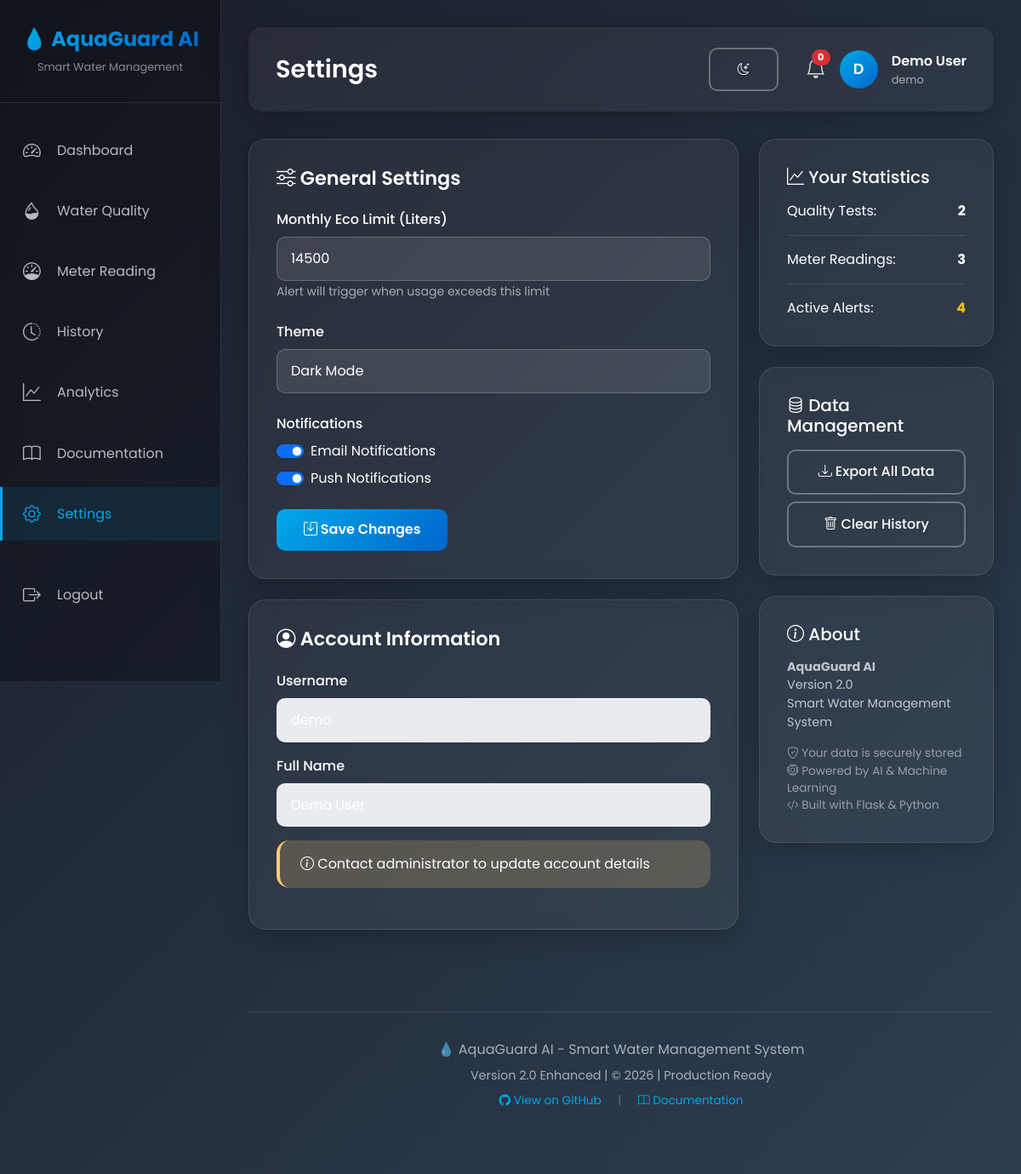
The app's page /settings (signed in) with its own data.
### tables this page shows
CREATE TABLE settings (
            id INTEGER PRIMARY KEY AUTOINCREMENT,
            user_id INTEGER UNIQUE,
            eco_limit INTEGER DEFAULT 14500,
            alert_email BOOLEAN DEFAULT 1,
            alert_push BOOLEAN DEFAULT 1,
            language TEXT DEFAULT 'en',
            theme TEXT DEFAULT 'dark',
            FOREIGN KEY (user_id) REFERENCES users(id)
        );

### backend/app_enhanced.py (the view)
@app.route('/settings')
def settings_page():
    if 'user_id' not in session:
        return redirect(url_for('login'))
    conn = get_db()
    cursor = conn.cursor()
    cursor.execute('SELECT * FROM settings WHERE user_id = ?', (session['user_id'],))
    result = cursor.fetchone()
    settings = dict(result) if result else None
    conn.close()
    stats = get_user_statistics(session['user_id'])
    return render_template('settings.html', user=session, settings=settings, stats=stats)

### backend/database.py (called while the page is built)
def get_db():
    conn = sqlite3.connect(DATABASE_PATH)
    conn.row_factory = sqlite3.Row
    return conn

### templates/settings.html (shortened to what this page needs)
{% extends "base.html" %}
{% block page_title %}Settings{% endblock %}
{% block content %}
<div class="row">
    <div class="col-lg-8">
        <div class="glass-card mb-4">
            <div class="card-header-custom">
                <h3><i class="bi bi-sliders"></i> General Settings</h3>
            </div>
            <form id="settingsForm">
                <div class="mb-4">
                    <label class="form-label">Monthly Eco Limit (Liters)</label>
                    <input type="number" class="form-control" id="eco_limit" value="{{ settings.eco_limit if settings else 14500 }}">
                    <small style="color: rgba(255,255,255,0.6);">Alert will trigger when usage exceeds this limit</small>
                </div>
                <div class="mb-4">
                    <label class="form-label">Theme</label>
                    <select class="form-select" id="theme">
                        <option value="dark" {% if settings and settings.theme == 'dark' %}selected{% endif %}>Dark Mode</option>
                    </select>
                </div>
                <div class="mb-4">
                    <label class="form-label">Notifications</label>
                    <div class="form-check form-switch mb-2">
                        <input class="form-check-input" type="checkbox" id="alert_email" {% if settings and settings.alert_email %}checked{% endif %}>
                        <label class="form-check-label" for="alert_email">
                            Email Notifications
                        </label>
                    </div>
                    <div class="form-check form-switch">
                        <input class="form-check-input" type="checkbox" id="alert_push" {% if settings and settings.alert_push %}checked{% endif %}>
                        <label class="form-check-label" for="alert_push">
                            Push Notifications
                        </label>
                    </div>
                </div>
                <button type="submit" class="btn btn-gradient">
                    <i class="bi bi-save"></i> Save Changes
                </button>
            </form>
        </div>
        <div class="glass-card">
            <div class="card-header-custom">
                <h3><i class="bi bi-person-circle"></i> Account Information</h3>
            </div>
            <div class="mb-3">
                <label class="form-label">Username</label>
                <input type="text" class="form-control" value="{{ user.username }}" disabled>
            </div>
            <div class="mb-3">
                <label class="form-label">Full Name</label>
                <input type="text" class="form-control" value="{{ user.full_name }}" disabled>
            </div>
            <div class="alert-custom alert-warning">
                <i class="bi bi-info-circle"></i> Contact administrator to update account details
            </div>
        </div>
    </div>
    <div class="col-lg-4">
        <div class="glass-card mb-4">
            <h5 class="mb-3"><i class="bi bi-graph-up"></i> Your Statistics</h5>
            <div class="d-flex justify-content-between mb-3 pb-3" style="border-bottom: 1px solid rgba(255,255,255,0.1);">
                <span>Quality Tests:</span>
                <strong>{{ stats.quality.total or 0 }}</strong>
            </div>
            <div class="d-flex justify-content-between mb-3 pb-3" style="border-bottom: 1px solid rgba(255,255,255,0.1);">
                <span>Meter Readings:</span>
                <strong>{{ stats.meter.total_readings or 0 }}</strong>
            </div>
            <div class="d-flex justify-content-between">
                <span>Active Alerts:</span>
                <strong class="text-warning">{{ stats.alerts.unread_alerts or 0 }}</strong>
            </div>
        </div>
        <div class="glass-card mb-4">
            <h5 class="mb-3"><i class="bi bi-database"></i> Data Management</h5>
            <a href="/api/export_report?type=csv" class="btn btn-outline-light w-100 mb-2">
                <i class="bi bi-download"></i> Export All Data
            </a>
            <button class="btn btn-outline-light w-100" onclick="clearHistory()">
                <i class="bi bi-trash"></i> Clear History
            </button>
        </div>
        <div class="glass-card">
            <h5 class="mb-3"><i class="bi bi-info-circle"></i> About</h5>
            <p style="color: rgba(255,255,255,0.7); font-size: 0.9rem;">
                <strong>AquaGuard AI</strong><br>
                Version 2.0<br>
                Smart Water Management System
            </p>
            <div class="mt-3" style="font-size: 0.85rem; color: rgba(255,255,255,0.5);">
                <i class="bi bi-shield-check"></i> Your data is securely stored<br>
                <i class="bi bi-cpu"></i> Powered by AI & Machine Learning<br>
                <i class="bi bi-code-slash"></i> Built with Flask & Python
            </div>
        </div>
    </div>
</div>
{% endblock %}

### templates/base.html (style rules this page uses)
:root { --primary-color: #0066cc; --secondary-color: #00a8e8; --success-color: #00b894; --warning-color: #fdcb6e; --danger-color: #d63031; --dark-bg: #1a1d29; --card-bg: rgba(255, 255, 255, 0.05); --sidebar-width: 260px; }
* { margin: 0; padding: 0; box-sizing: border-box; }
body { font-family: 'Poppins', sans-serif; background: linear-gradient(135deg, #1a1d29 0%, #2c3e50 100%); color: #fff; min-height: 100vh; transition: background 0.3s ease, color 0.3s ease; }
.glass-card { background: rgba(255, 255, 255, 0.05); backdrop-filter: blur(10px); border: 1px solid rgba(255, 255, 255, 0.1); border-radius: 20px; padding: 2rem; box-shadow: 0 8px 32px rgba(0, 0, 0, 0.2); margin-bottom: 2rem; transition: transform 0.3s ease; }
.card-header-custom { display: flex; justify-content: space-between; align-items: center; margin-bottom: 1.5rem; }
.card-header-custom h3 { font-size: 1.4rem; font-weight: 600; margin: 0; }
.btn-gradient { background: linear-gradient(135deg, #00a8e8, #0066cc); border: none; color: white; padding: 0.8rem 2rem; border-radius: 10px; font-weight: 600; transition: all 0.3s; }
.btn-outline-light { border: 2px solid rgba(255, 255, 255, 0.3); color: white; padding: 0.8rem 2rem; border-radius: 10px; font-weight: 500; transition: all 0.3s; }
.form-control, .form-select { background: rgba(255, 255, 255, 0.1); border: 1px solid rgba(255, 255, 255, 0.2); color: white; padding: 0.8rem 1rem; border-radius: 10px; }
.form-control::placeholder { color: rgba(255, 255, 255, 0.5); }
.form-label { font-weight: 500; margin-bottom: 0.5rem; }
.alert-custom { border-radius: 15px; padding: 1rem 1.5rem; border: none; margin-bottom: 1rem; }
.alert-custom.alert-warning { background: rgba(253, 203, 110, 0.2); border-left: 4px solid #fdcb6e; }

### records on screen
settings: eco_limit "14500", theme "Dark Mode", alert_email "☑", alert_push "☑"

### other values on screen
{{ user.full_name[0] if user else 'U' }} "D"
{{ user.full_name if user else 'User' }} "Demo User"
{{ user.username if user else '' }} "demo"
{{ stats.quality.total or 0 }} "2"
{{ stats.meter.total_readings or 0 }} "3"
{{ stats.alerts.unread_alerts or 0 }} "4"
